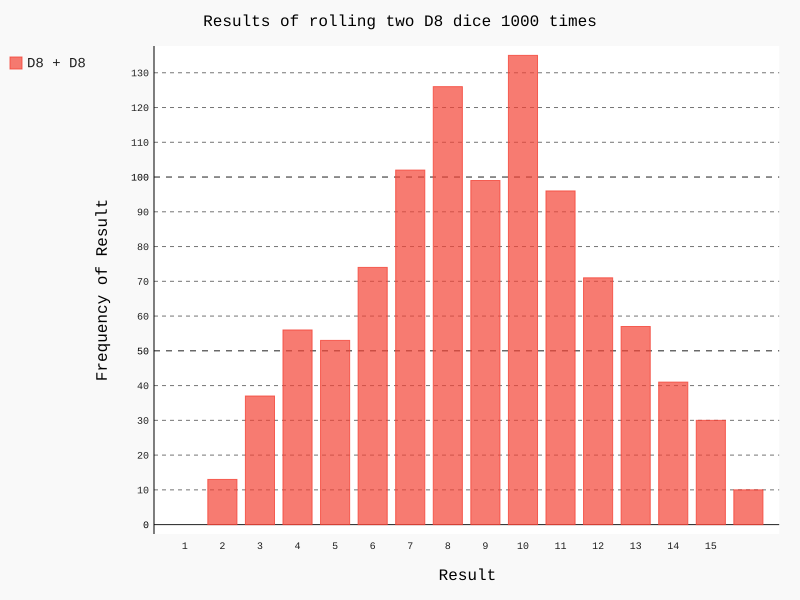

Source code (Python):
import pygal
from die import Die

# Cria dois D8
die_1 = Die(8)
die_2 = Die(8)

# Faz alguns lançamentos e armazena os resultados em uma lista
results = []
for roll_num in range(1000):
	result = die_1.roll() + die_2.roll()
	results.append(result)

# Analisa os resultados
frequencies = []
max_result = die_1.num_sides + die_2.num_sides
for value in range(1, max_result+1):
	frequency = results.count(value)
	frequencies.append(frequency)

# Visualiza os resultados
hist = pygal.Bar()

hist.title = "Results of rolling two D8 dice 1000 times"
hist.x_labels = []
for item in range(2, 17):
	hist.x_labels.append(item)
hist.x_title = "Result"
hist.y_title = "Frequency of Result"

hist.add('D8 + D8', frequencies)
hist.render_to_file('eight_sides.svg')
